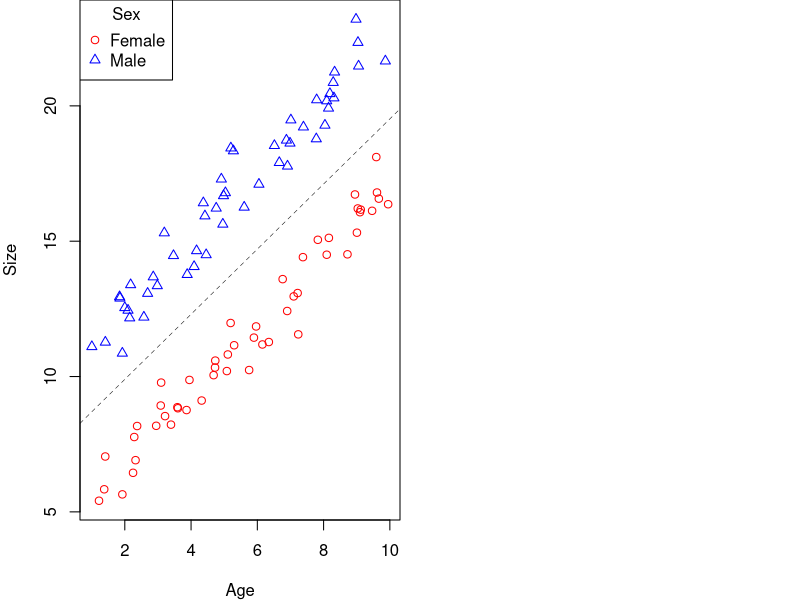
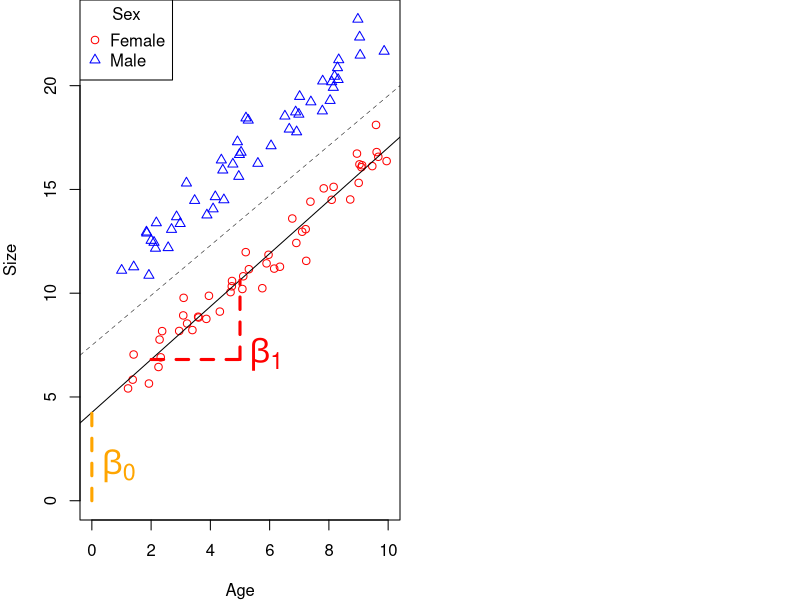
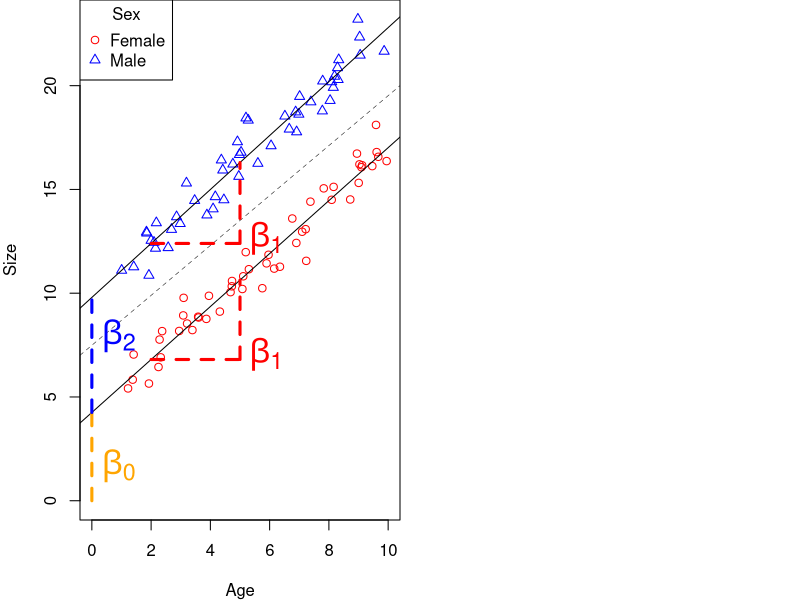
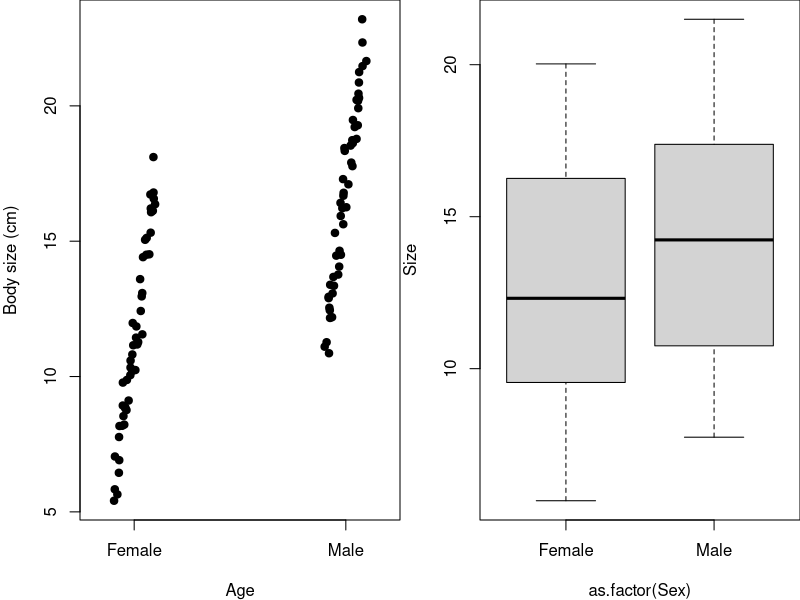
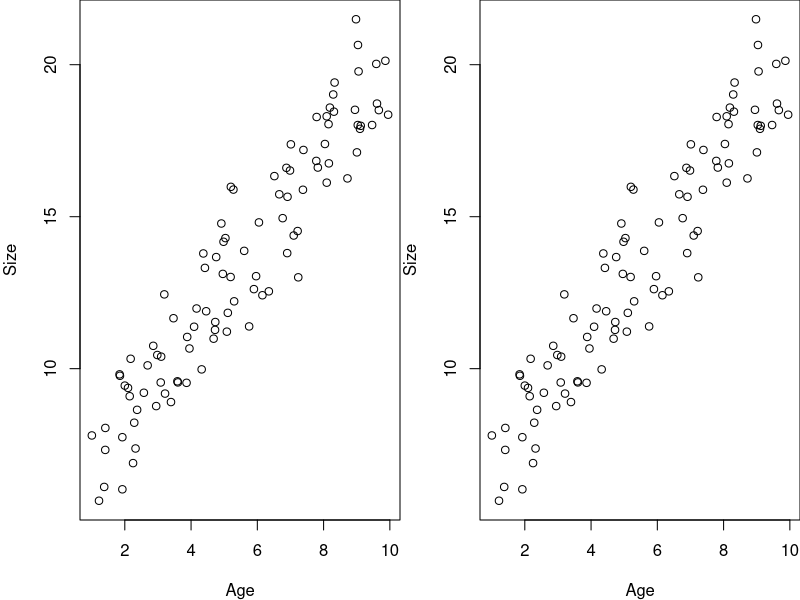
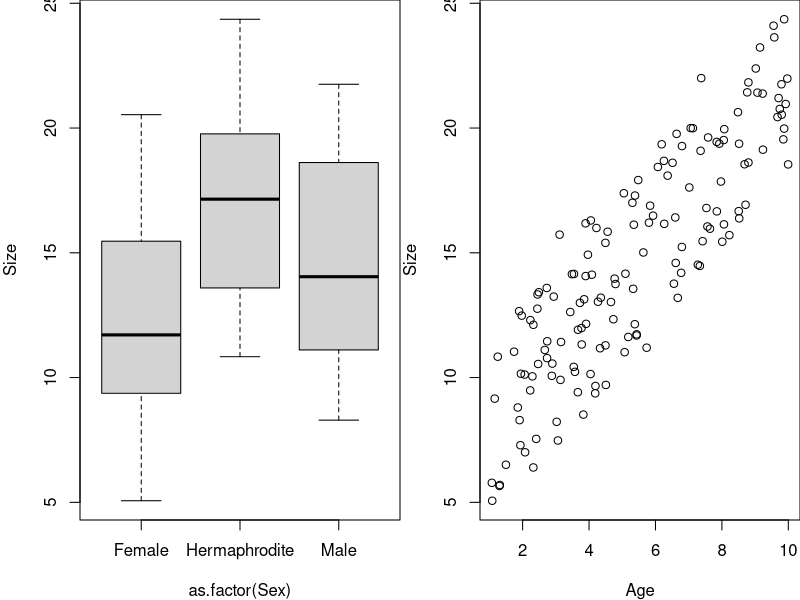

Reproduce these figures in R, in order. (Note: this script raises an error after producing the figures.)
## ---- chunk 1

knitr::opts_chunk$set(
	echo = TRUE,
	message = FALSE,
	warning = FALSE,
	cache = TRUE
	)
## ---- chunk 2

#  NRES 710, Multi-variable Modeling
#     University of Nevada, Reno
#     Introduction to multi-variable modeling

## ---- chunk 3
# Set parameters
set.seed(123); par(mar=c(4,4,0,0)); par(mfrow=c(1,2))

# First dataset
# X variable
n <- 50
x1 <- c(rep("Female", n), rep("Male", n))
x2 <- runif(n * 2, 1, 10)
dummy <- data.frame(model.matrix(~ x1 - 1))
colnames(dummy) <- c("Female", "Male")

# Simulate error
Error <- rnorm(n * 2, 0, 0.8)

# Predict Y
Response <- 4 + 1.3 * x2 + 6 * dummy$Male + Error

# Dataframe
datum <- data.frame(Age = x2, Sex = x1, Male = dummy$Male, Size = Response)

# Plot
plot(Size ~ Age, data = datum, pch = datum$Male + 1,
          col = ifelse(datum$Male == 1, "blue", "red"))

# Add legend
legend("topleft", legend = c("Female", "Male"), pch = c(1, 2), col = c("red", "blue"), title = "Sex")

# Simple regression through all the data
results0 <- lm(Size ~ Age, data = datum)
abline(results0, lty=2, lwd=0.5)
## ---- chunk 4
# Set the seed for reproducibility & set graphing parameter
set.seed(123); par(mar=c(4,4,0,0)); par(mfrow=c(1,2))

# Plot
plot(Size ~ Age, data = datum, pch = datum$Male + 1,
     ylim = c(0, max(datum$Size)), xlim = c(0, 10),
     col = ifelse(datum$Male == 1, "blue", "red"))

# Add legend
legend("topleft", legend = c("Female", "Male"), pch = c(1, 2), col = c("red", "blue"), title = "Sex")

# Simple regression through all the data
results0 <- lm(Size ~ Age, data = datum)
abline(results0, lty=2, lwd=0.5)

# Add line for females
results <- lm(Size ~ Age, data = subset(datum, datum$Male == 0))
abline(results)

# Extract the coefficients
coeffs <- coef(results)
beta0 <- coeffs[1]
beta1 <- coeffs[2]

# Add labels for Beta0 (intercept) and Beta1 (slope)
text(x = 0, y = beta0/3, labels = expression(beta[0]), pos = 4, col = "Orange", font = 2, cex = 2)
text(x = max(datum$Age)/2, y = beta0 + beta1 * (max(datum$Age)/5), labels = expression(beta[1]), pos = 4, col = "Red", font = 2, cex = 2)

# Add vertical line from origin to regression line for beta0
segments(x0 = 0, y0 = 0, x1 = 0, y1 = beta0, col = "Orange", lty = 2, lwd = 3)

# Define points to illustrate rise over run for slope beta1
x1 <- 2
x2 <- 5
y1 <- beta0 + beta1 * x1
y2 <- beta0 + beta1 * x2

# Add horizontal and vertical lines to represent rise over run
segments(x0 = x1, y0 = y1, x1 = x2, y1 = y1, col = "red", lty = 2, lwd = 3) # Run
segments(x0 = x2, y0 = y1, x1 = x2, y1 = y2, col = "red", lty = 2, lwd = 3) # Rise
## ---- chunk 5
# Set the seed for reproducibility & set graphing parameter
set.seed(123); par(mar=c(4,4,0,0)); par(mfrow=c(1,2))

# Plot
plot(Size ~ Age, data = datum, pch = datum$Male + 1,
     ylim = c(0, max(datum$Size)), xlim = c(0, 10),
     col = ifelse(datum$Male == 1, "blue", "red"))

# Add legend
legend("topleft", legend = c("Female", "Male"), pch = c(1, 2), col = c("red", "blue"), title = "Sex")

# Simple regression through all the data
results0 <- lm(Size ~ Age, data = datum)
abline(results0, lty=2, lwd=0.5)

## Label graph for females
results <- lm(Size ~ Age, data = subset(datum, datum$Male == 0))
abline(results)

# Extract the coefficients
coeffs <- coef(results)
beta0 <- coeffs[1]
beta1 <- coeffs[2]

# Add labels for Beta0 (intercept) and Beta1 (slope)
text(x = 0, y = beta0/3, labels = expression(beta[0]), pos = 4, col = "Orange", font = 2, cex = 2)
text(x = max(datum$Age)/2, y = beta0 + beta1 * (max(datum$Age)/5), labels = expression(beta[1]), pos = 4, col = "Red", font = 2, cex = 2)

# Add vertical line from origin to regression line for beta0
segments(x0 = 0, y0 = 0, x1 = 0, y1 = beta0, col = "Orange", lty = 2, lwd = 3)

# Define points to illustrate rise over run for slope beta1
x1 <- 2
x2 <- 5
y1 <- beta0 + beta1 * x1
y2 <- beta0 + beta1 * x2

# Add horizontal and vertical lines to represent rise over run
segments(x0 = x1, y0 = y1, x1 = x2, y1 = y1, col = "red", lty = 2, lwd = 3) # Run
segments(x0 = x2, y0 = y1, x1 = x2, y1 = y2, col = "red", lty = 2, lwd = 3) # Rise

## Label graph for males
results2 <- lm(Size ~ Age, data = subset(datum, datum$Male == 1))
abline(results2)

# Extract the coefficients
coeffs2 <- coef(results2)
beta0.male <- coeffs2[1]
beta1 <- coeffs2[2]
beta2 <- coeffs2[1] - coeffs[1]

# Add labels for Beta2 (diff between males and females)
text(x = 0, y = beta0.male/1.275, labels = expression(beta[2]), pos = 4, col = "Blue", font = 2, cex = 2)

# Add labels for Beta1 (slope)
text(x = max(datum$Age)/2, y = beta0 + beta2 + beta1 * (max(datum$Age)/5), labels = expression(beta[1]), pos = 4, col = "red", font = 2, cex = 2)

# Add vertical line from beta1 to beta2 to reflect what beta2 is
segments(x0 = 0, y0 = beta0, x1 = 0, y1 = beta0.male, col = "Blue", lty = 2, lwd = 3)

# Define points to illustrate rise over run for slope beta1
x1 <- 2
x2 <- 5
y1 <- beta0 + beta2 + beta1 * x1
y2 <- beta0 + beta2 + beta1 * x2

# Add horizontal and vertical lines to represent rise over run
segments(x0 = x1, y0 = y1, x1 = x2, y1 = y1, col = "red", lty = 2, lwd = 3) # Run
segments(x0 = x2, y0 = y1, x1 = x2, y1 = y2, col = "red", lty = 2, lwd = 3) # Rise
## ---- chunk 6
# Set the seed for reproducibility & set graphing parameter
set.seed(123); par(mar=c(4,4,0,0)); par(mfrow=c(1,2))

# Plot
stripchart(Size ~ Sex, data = datum, vertical = TRUE, method = "jitter",
           pch = 19, xlab = "Age", ylab = "Body size (cm)")
## ---- chunk 7
# Load in the data and take a look at it
datum <- read.csv("lecture_11_dataset1.csv")

# Take a look at it
head(datum)
tail(datum)

## ---- chunk 8
# Plot the effect of sex on size
plot(Size ~ as.factor(Sex), data = datum)

## ---- chunk 9
# Plot the effect of sex on size
plot(Size ~ Age, data = datum)

## ---- chunk 10
# Simple regression between size and sex 
results1 <- lm(Size ~ Sex, data = datum)
summary(results1)

## ---- chunk 11
# Plot
plot(Size ~ Age, data = datum)

# Simple regression between size and age 
results2 <- lm(Size ~ Age, data = datum)
summary(results2)

## ---- chunk 12
# Simple regression between size and age 
results3 <- lm(Size ~ Age + Male, data = datum)
summary(results3)

## ---- chunk 13
# Load in the data and take a look at it
datum <- read.csv("lecture_11_dataset2.csv")

# Take a look at it
head(datum)
tail(datum)

# Make sure Sex is a factor
datum$Sex <- as.factor(datum$Sex)

## ---- chunk 14
# Plot the data
plot(Size ~ as.factor(Sex), data = datum)

# Plot again
plot(Size ~ Age, data = datum)

## ---- chunk 15
# Multi-variable analysis
results <- lm(Size ~ Age + Sex, data = datum)
summary(results)

## ---- chunk 16
# Use the relevel function to change order of sex
results2 <- lm(Size ~ Age + relevel(Sex, ref = "Male"), data = datum)
summary(results2)

## ---- chunk 17
# Back to original results
summary(results)

## ---- chunk 18
# ANOVA
anova(results)

## ---- chunk 19
# Switch order of effect
results3 <- lm(Size ~ Sex + Age, data = datum)
anova(results3)

## ---- chunk 20
# Simple model
results4 <- lm(Size ~ Age, data = datum)

# More complex model
results5 <- lm(Size ~ Age + Sex, data = datum)

# F-drop test
anova(results4, results5)

## ---- chunk 21
# Model
results6 <- lm(Size ~ Sex + Age, data = datum)
summary(results6)

# Tukey
results6 <- aov(results6)
TukeyHSD(results6, which = "Sex")



## ---- chunk 22
########################### 'Truth' ############################# 
### Lecture 11: code to simulate data for multi-variable analysis

# Set the seed for reproducibility & set graphing parameter
set.seed(123); par(mar=c(4,4,0,0)); par(mfrow=c(1,2))

# First dataset
# X variable
n <- 50
x1 <- c(rep("Female", n), rep("Male", n))
x2 <- runif(n * 2, 1, 10)
dummy <- data.frame(model.matrix(~ x1 - 1))
colnames(dummy) <- c("Female", "Male")

# Simulate error
Error <- rnorm(n * 2, 0, 0.8)

# Predict Y
Response <- 4 + 1.5 * x2 + 2.5 * dummy$Male + Error

# Dataframe
datum <- data.frame(Age = x2, Sex = x1, Male = dummy$Male, Size = Response)

# Save the data
write.csv(datum, "lecture_11_dataset1.csv", row.names = FALSE)

# Second dataset
# X variable
n <- 50
groups <- 3
x1 <- c(rep("Female", n), rep("Male", n), rep("Hermaphrodite", n))
x2 <- runif(n * groups, 1, 10)
dummy <- data.frame(model.matrix(~ x1 - 1))
colnames(dummy) <- c("Female", "Hermaphrodite", "Male")

# Simulate error
Error <- rnorm(n * groups, 0, 0.8)

# Predict Y
Response <- 4 + 1.5 * x2 + 2.5 * dummy$Male + 5 * dummy$Hermaphrodite + Error

# Dataframe
datum <- data.frame(Age = x2, Sex = x1, Male = dummy$Male, Herma = dummy$Hermaphrodite, Size = Response)

# Save the data
write.csv(datum, "lecture_11_dataset2.csv", row.names = FALSE)
